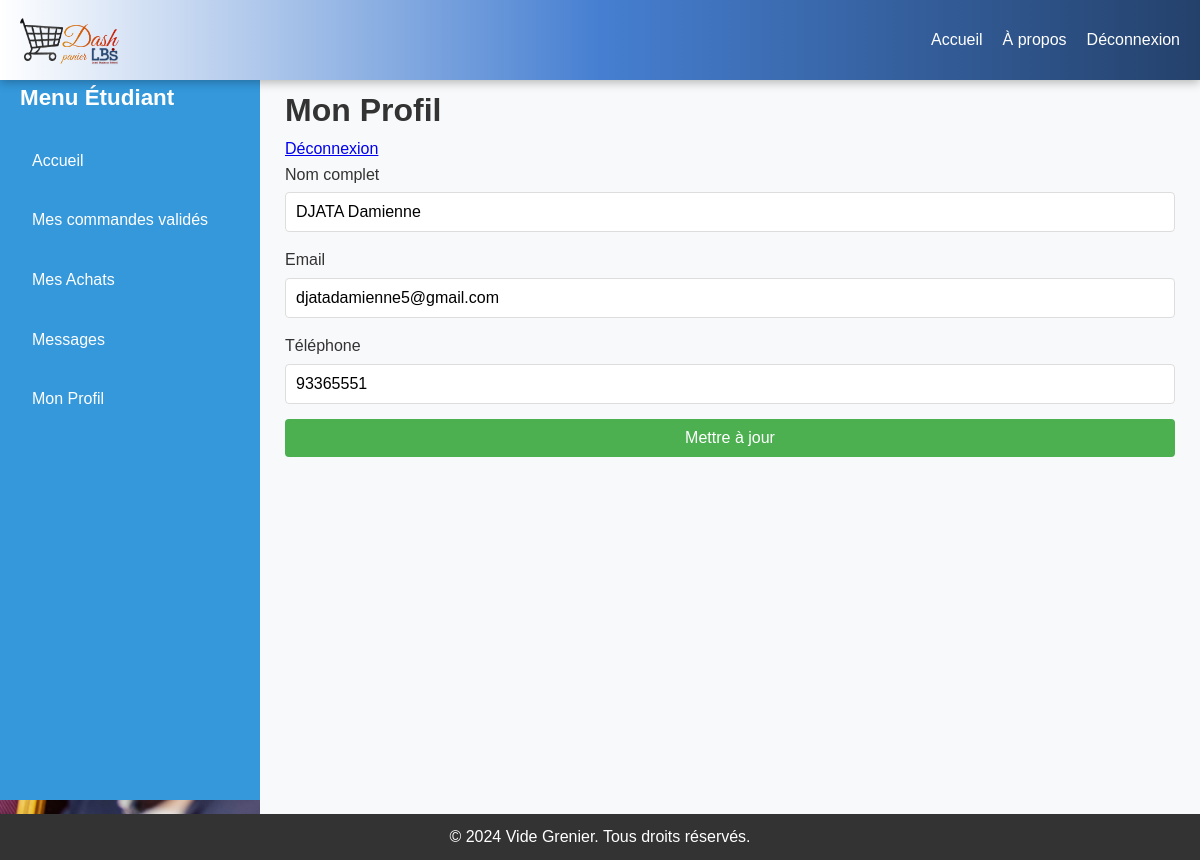
The app's page /mon_profil.php (signed in) with its own data.
### tables this page shows
CREATE TABLE `users` (
  `id_user` int(11) NOT NULL,
  `name` varchar(100) NOT NULL,
  `email` varchar(100) NOT NULL,
  `phone` varchar(15) DEFAULT NULL,
  `password` varchar(255) NOT NULL,
  `user_type` enum('Admin','Merchant','Student') NOT NULL
);

### mon_profil.php (the view, shortened to what this page needs)
<?php
require_once 'config.php';
$student_id = $_SESSION['user_id'];
try {
    $query = "SELECT * FROM users WHERE id_user = :student_id";
    $stmt = $pdo->prepare($query);
    $stmt->execute([':student_id' => $student_id]);
    $student = $stmt->fetch();
} catch (PDOException $e) {
    $error = "Erreur lors de la récupération du profil : " . $e->getMessage();
}
?>
<!DOCTYPE html>
<html>
<head>
</head>
<body>
    <header>
        <img src="logo_Dash.png" alt="Logo" class="logo">
        <nav>
            <a href="index.php">Accueil</a>
            <a href="about.php">À propos</a>
            <?php if (isset($_SESSION['user_id'])): ?>
                <a href="logout.php">Déconnexion</a>
            <?php else: ?>
                <a href="login.php">Connexion</a>
                <a href="register.php">Inscription</a>
            <?php endif; ?>
        </nav>
    </header>
    <div class="dashboard">
        <div class="sidebar">
            <h2>Menu Étudiant</h2>
            <ul>
                <li><a href="student_dashboard.php">Accueil</a></li>
                <li><a href="suivi_commande.php">Mes commandes validés</a></li>
                <li><a href="mes_achats.php">Mes Achats</a></li>
                <li><a href="messages.php">Messages</a></li>
                <li><a href="mon_profil.php">Mon Profil</a></li>
            </ul>
        </div>
        <div class="main-content">
            <div class="header">
                <h1>Mon Profil</h1>
                <a href="logout.php" class="logout-btn">Déconnexion</a>
            </div>
            <form method="POST" action="">
                <div class="form-group">
                    <label>Nom complet</label>
                    <input type="text" name="name" value="<?php echo htmlspecialchars($student['name']); ?>" required>
                </div>
                <div class="form-group">
                    <label>Email</label>
                    <input type="email" name="email" value="<?php echo htmlspecialchars($student['email']); ?>" required>
                </div>
                <div class="form-group">
                    <label>Téléphone</label>
                    <input type="tel" name="phone" value="<?php echo htmlspecialchars($student['phone']); ?>">
                </div>
                <button type="submit">Mettre à jour</button>
            </form>
        </div>
    </div>
    <footer>
        <p>&copy; 2024 Vide Grenier. Tous droits réservés.</p>
    </footer>
</body>
</html>

### mon_profil.php (style rules this page uses)
* { margin: 0; padding: 0; box-sizing: border-box; }
body { font-family: 'Poppins', sans-serif; line-height: 1.6; background: url('background.jpg') no-repeat center center/cover; background-color: rgba(0, 0, 0, 0.5); color: #fff; overflow-x: hidden; min-height: 100vh; }
header { background: linear-gradient(90deg, #FFFFFF, #467FD1, #24416B); color: #fff; padding: 15px 20px; display: flex; justify-content: space-between; align-items: center; box-shadow: 0 2px 10px rgba(0, 0, 0, 0.3); position: fixed; width: 100%; top: 0; z-index: 1000; backdrop-filter: blur(10px); }
header .logo { height: 50px; }
header nav { display: flex; gap: 20px; }
header nav a { color: #fff; text-decoration: none; font-size: 1rem; transition: color 0.3s, transform 0.3s; }
.dashboard { display: flex; min-height: 100vh; margin-top: 60px; }
.sidebar { width: 260px; background: #3498db; color: white; padding: 20px; position: fixed; top: 60px; left: 0; height: calc(100vh - 60px); overflow-y: auto; }
.sidebar h2 { font-size: 1.4rem; margin-bottom: 20px; }
.sidebar ul { list-style: none; padding: 0; }
.sidebar li { margin-bottom: 10px; }
.sidebar a { color: white; text-decoration: none; display: block; padding: 12px; border-radius: 5px; transition: background 0.3s; }
.main-content { flex: 1; margin-left: 260px; padding: 25px; background: #f8f9fa; color: #333; }
.form-group { margin-bottom: 15px; }
label { display: block; margin-bottom: 5px; font-size: 1rem; color: #333; }
input { width: 100%; padding: 10px; border: 1px solid #ddd; border-radius: 4px; box-sizing: border-box; font-size: 1rem; }
button { width: 100%; padding: 10px; background: #4CAF50; color: white; border: none; border-radius: 4px; cursor: pointer; font-size: 1rem; }
footer { background: #333; color: white; text-align: center; padding: 10px; position: fixed; bottom: 0; left: 0; width: 100%; z-index: 50; }
footer p { margin: 0; font-size: 1rem; }

### records on screen
users: name "DJATA Damienne", email "djatadamienne5@gmail.com", phone "93365551"
